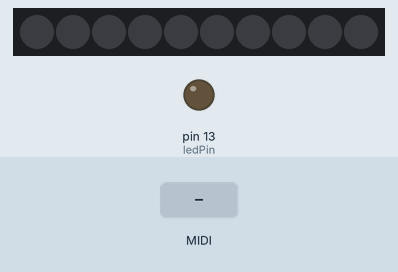
The sketch below on a simulated Teensy 4. Parts: 10 RGB LEDs in strip order, left to right, output pins drawn as LEDs (lit = HIGH). The inputs (shaded band) are chosen by the test bench. Dim RGB values are drawn brighter than linear.

Above: at 3.2 s.
3.3 s: MIDI note 36 received
At 3.45 s:
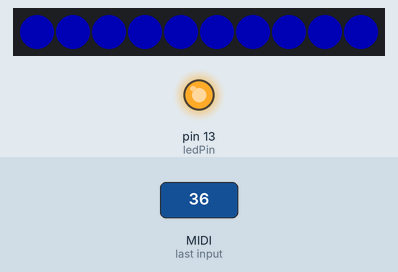
At 4.2 s:
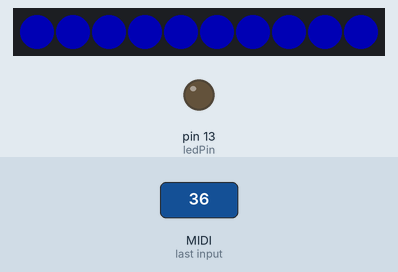
Timing chart, 0 to 6.3 s (numbered marks = the images above; inputs shaded):
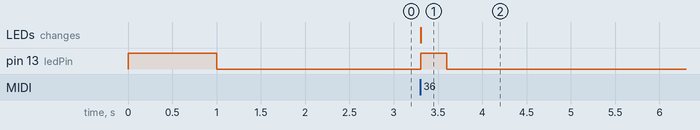

The sketch:

attemptlights.ino
```cpp
#include <MIDI.h>
#include <FastLED.h>
#define NUM_LEDS 10
#define LED 13  //Debug LED

#define DATA_PIN 7      // Green
#define CLOCK_PIN 6     // Blue
CRGB leds[NUM_LEDS];

int ledPin = 13;

void OnNoteOn(byte channel, byte note, byte velocity)
{
  lightsOn();
  digitalWrite(ledPin, HIGH);
}

void OnNoteOff(byte channel, byte note, byte velocity)
{
  digitalWrite(ledPin, LOW);
  lightsOn();
}

void setup()
{
  FastLED.addLeds<APA102, DATA_PIN, CLOCK_PIN>(leds, NUM_LEDS);
  Serial.begin(9600);
  FastLED.show();
  pinMode(ledPin, OUTPUT);
  usbMIDI.setHandleNoteOff(OnNoteOff);
  usbMIDI.setHandleNoteOn(OnNoteOn) ;
  digitalWrite(ledPin, HIGH);
  delay(1000);
  digitalWrite(ledPin, LOW);
  delay(1000);
}

void loop()
{
  usbMIDI.read();
}

// function fading lights on
void lightsOn() {
  int lightsOnMaxBrightness = 64;
  int lightsOnMinBrightness = 2;

  for (int i = lightsOnMinBrightness; i < lightsOnMaxBrightness; i++) {
    lightsOnMinBrightness = i;
    FastLED.show();
    for ( int j = 0; j < NUM_LEDS; j++) {
      leds[j] = CRGB(lightsOnMinBrightness);
    }
  }
}

void lightsOff() {
  int lightsOffMaxBrightness = 64;
  int lightsOffMinBrightness = 2;

  for (int i = lightsOffMaxBrightness; i > lightsOffMinBrightness; i--) {
    lightsOffMaxBrightness = i;
    FastLED.show();
    for ( int j = 0; j < NUM_LEDS; j++) {
      leds[j] = CRGB(lightsOffMaxBrightness);
    }
  }
}
```

Measured:
- after the input at 3.3 s, pin 13 (ledPin): LOW → HIGH at once, → LOW 0.30 s later; the LEDs: change at once (image 1)
